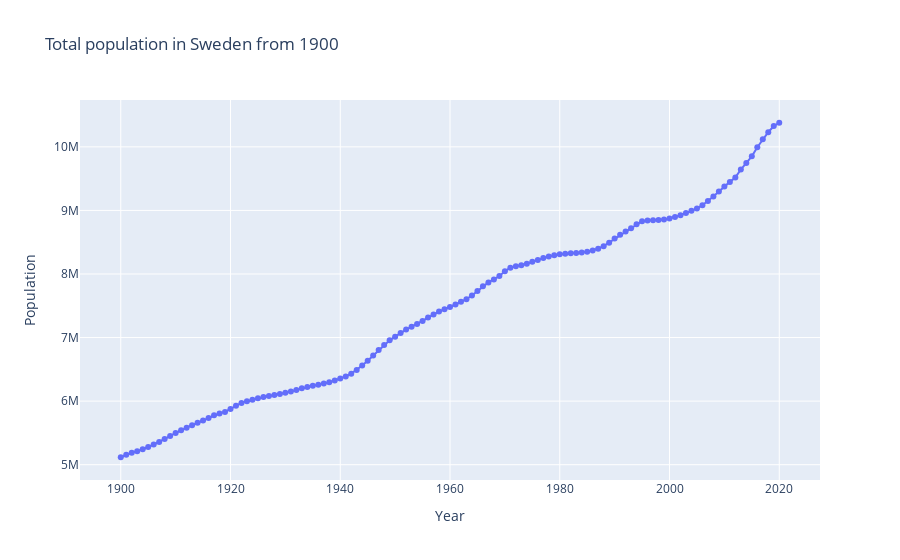

Here is the notebook cell this chart was saved with:
### Code cell
# imports
import plotly.express as px
import pandas as pd
import numpy as np

fig = px.line(swe_demographi, x="År", y="Folkmängd", title="Total population in Sweden from 1900", labels={"År": "Year", "Folkmängd": "Population"},markers=True)
fig.show()
